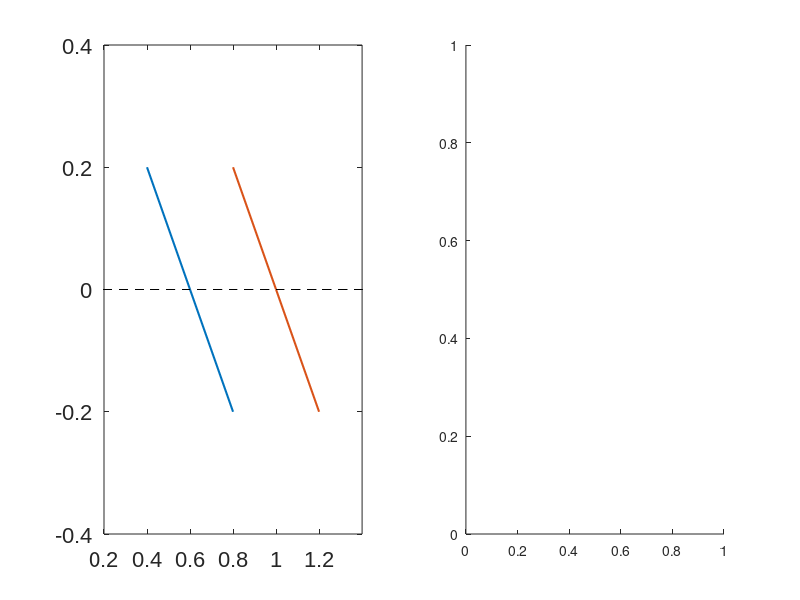

The MATLAB script that drew this image: (Note: this script raises an error after producing the figure.)
subplot(1,2,1);
dur=[0.4 0.6 0.8];
pe=[0.2 0 -0.2];
plot(dur,pe,'LineWidth',1.5);
hold on;

dur=[0.8 1 1.2];
plot(dur,pe,'LineWidth',1.5);
hold on;

x=[0:0.2:1.6];
sizx=size(x);
y=zeros(sizx(2));
plot(x,y,'--k')

set(gca, 'Fontname', 'Arial','FontSize',16);
xlim([0.2 1.4])
ylim([-0.4 0.4])

subplot(1,2,2);
e4_BayesKalman_PE_plot;
hold on;
x=[0:0.2:1.6];
sizx=size(x);
y=zeros(sizx(2));
plot(x,y,'--k')

set(gca, 'Fontname', 'Arial','FontSize',16);
xlim([0.2 1.4])
ylim([-0.4 0.4])